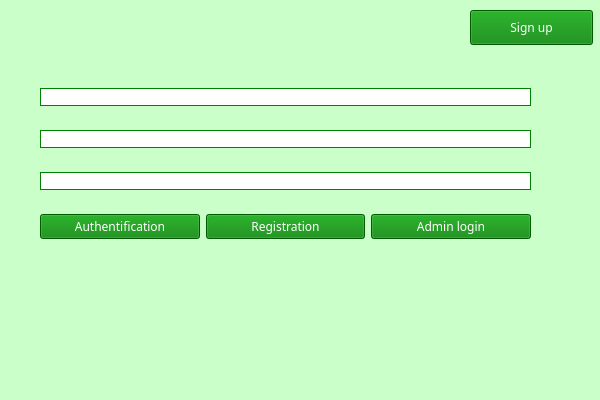
<?xml version="1.0" encoding="UTF-8"?>
<ui version="4.0">
 <class>AuthRegForm</class>
 <widget class="QWidget" name="AuthRegForm">
  <property name="geometry">
   <rect>
    <x>0</x>
    <y>0</y>
    <width>600</width>
    <height>400</height>
   </rect>
  </property>
  <property name="windowTitle">
   <string>Form</string>
  </property>
  <property name="styleSheet">
   <string notr="true">background-color: rgb(202, 255, 201);</string>
  </property>
  <widget class="QLabel" name="label_email">
   <property name="geometry">
    <rect>
     <x>20</x>
     <y>360</y>
     <width>43</width>
     <height>24</height>
    </rect>
   </property>
   <property name="text">
    <string/>
   </property>
  </widget>
  <widget class="QPushButton" name="pushButton_email">
   <property name="geometry">
    <rect>
     <x>470</x>
     <y>10</y>
     <width>123</width>
     <height>35</height>
    </rect>
   </property>
   <property name="font">
    <font>
     <family>Time New Roman</family>
     <pointsize>9</pointsize>
     <italic>false</italic>
     <bold>false</bold>
    </font>
   </property>
   <property name="styleSheet">
    <string notr="true">background-color: rgb(0, 128, 0);
color: rgb(255, 255, 255);
font: 9pt &quot;Time New Roman&quot;;
</string>
   </property>
   <property name="text">
    <string>Sign up</string>
   </property>
  </widget>
  <widget class="QWidget" name="gridLayoutWidget">
   <property name="geometry">
    <rect>
     <x>40</x>
     <y>70</y>
     <width>491</width>
     <height>191</height>
    </rect>
   </property>
   <layout class="QGridLayout" name="gridLayout">
    <item row="5" column="0">
     <layout class="QHBoxLayout" name="horizontalLayout">
      <item>
       <widget class="QPushButton" name="pushButton_auth">
        <property name="font">
         <font>
          <family>Time New Roman</family>
          <pointsize>9</pointsize>
          <italic>false</italic>
          <bold>false</bold>
         </font>
        </property>
        <property name="styleSheet">
         <string notr="true">background-color: rgb(0, 128, 0);
color: rgb(255, 255, 255);
font: 9pt &quot;Time New Roman&quot;;</string>
        </property>
        <property name="text">
         <string>Authentification</string>
        </property>
       </widget>
      </item>
      <item>
       <widget class="QPushButton" name="pushButton_registration">
        <property name="font">
         <font>
          <family>Time New Roman</family>
          <pointsize>9</pointsize>
          <italic>false</italic>
          <bold>false</bold>
         </font>
        </property>
        <property name="styleSheet">
         <string notr="true">background-color: rgb(0, 128, 0);
color: rgb(255, 255, 255);
font: 9pt &quot;Time New Roman&quot;;</string>
        </property>
        <property name="text">
         <string>Registration</string>
        </property>
       </widget>
      </item>
      <item>
       <widget class="QPushButton" name="pushButton_adminlogin">
        <property name="font">
         <font>
          <family>Time New Roman</family>
          <pointsize>9</pointsize>
          <italic>false</italic>
          <bold>false</bold>
         </font>
        </property>
        <property name="styleSheet">
         <string notr="true">background-color: rgb(0, 128, 0);
color: rgb(255, 255, 255);
font: 9pt &quot;Time New Roman&quot;;
</string>
        </property>
        <property name="text">
         <string>Admin login</string>
        </property>
       </widget>
      </item>
     </layout>
    </item>
    <item row="2" column="0">
     <widget class="QLineEdit" name="lineEdit_password">
      <property name="font">
       <font>
        <family>Times New Roman</family>
       </font>
      </property>
      <property name="styleSheet">
       <string notr="true">QLineEdit
{
	border: 1px solid rgb(0,128,0);
	border-radius: 10px;
	background-color: rgb(255,255,255);
	padding-left:5px;
}</string>
      </property>
      <property name="text">
       <string/>
      </property>
     </widget>
    </item>
    <item row="4" column="0">
     <widget class="QLineEdit" name="lineEdit_email">
      <property name="font">
       <font>
        <family>Times New Roman</family>
       </font>
      </property>
      <property name="styleSheet">
       <string notr="true">QLineEdit
{
	border: 1px solid rgb(0,128,0);
	border-radius: 10px;
	background-color: rgb(255,255,255);
	padding-left:5px;
}</string>
      </property>
     </widget>
    </item>
    <item row="1" column="0">
     <widget class="QLineEdit" name="lineEdit_login">
      <property name="font">
       <font>
        <family>Times New Roman</family>
       </font>
      </property>
      <property name="styleSheet">
       <string notr="true">QLineEdit
{
	border: 1px solid rgb(0,128,0);
	border-radius: 10px;
	background-color: rgb(255,255,255);
	padding-left:5px;
}</string>
      </property>
      <property name="text">
       <string/>
      </property>
     </widget>
    </item>
   </layout>
  </widget>
 </widget>
 <resources/>
 <connections/>
</ui>
